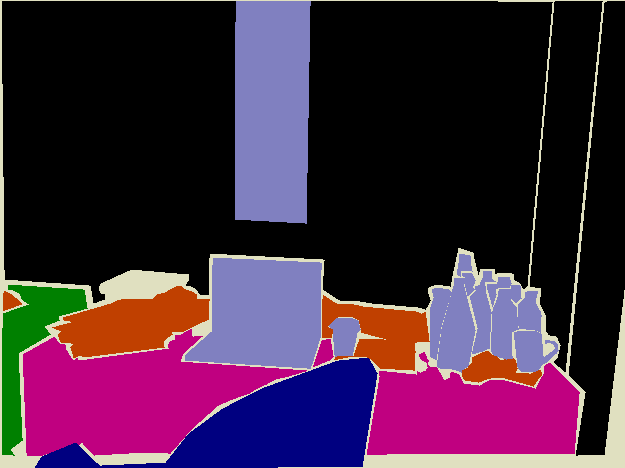
#> input picture ImageProcessing_14/000004.png, 625 x 468 px
$ python test_img_pixels_count.py
#> lines starting #> are read from the running program, lines starting #| are printed output that depends on the picture
import cv2
from PIL import Image
import numpy as np

"""
测试任务：
    1，使用opencv直接读取png图像
    2，使用opencv读取png图像，以原始的通道顺序读取PNG图像，而不进行任何颜色通道的转换
    3，使用PIL库读取png图像
    4，判断opencv读取的图像是否修改像素值

测试方案及结论：
    1，使用语义分割的mask图像，像素只有1，2，3进行测试。
        测试结果如下：
                cv_img shape:  (400, 600)
                cv_origin_img shape:  (400, 600)
                pil_img_np shape:  (400, 600)
                0
                0
                pixel_counts_png_cv1:  {1: 22938, 2: 198766, 3: 18296}
                pixel_counts_png_cv2:  {1: 22938, 2: 198766, 3: 18296}
                pixel_counts_png_pil:  {1: 22938, 2: 198766, 3: 18296}
        测试结论：
            对于像素只有1，2，3的图像，无论用什么读取结果都一样。

    2, 测试我截图的那个哥们，我使用的是PNG图片，而且是8bit的深度，但是有些图像会不变，有些会变。
        使用语义分割的mask图像，是彩色图像。
        测试结果如下：
            cv_img shape:  (468, 625)
            cv_origin_img shape:  (468, 625, 3)
            pil_img_np shape:  (468, 625)
            128589
            1
            pixel_counts_png_cv1:  {0: 163911, 15: 16626, 72: 36210, 75: 5261, 95: 12644, 135: 37681, 220: 20167}
            pixel_counts_png_cv2:  {0: 584361, 64: 12644, 128: 133459, 192: 106702, 224: 40334}
            pixel_counts_png_pil:  {0: 163911, 2: 5261, 4: 16626, 13: 36210, 25: 12644, 39: 37681, 255: 20167}
            385767

        测试结论：
            对于像素存在多个不同的pixel的话，可以看出opencv读取数据，会修改像素值。
"""


def count_pixel_values(image):
    count_res = {}
    # 统计像素值数量
    pixel_counts = np.bincount(image.flatten())
    # 显示结果
    for pixel_value, count in enumerate(pixel_counts):
        if count > 0:
            count_res[pixel_value] = count
    return count_res


# img_path = r"./Abyssinian_1.png"
img_path = r"./000004.png"

# opencv 直接读取图像（会默认转换为BGR）
cv_img = cv2.imread(img_path)
#> cv_img is the input picture: shape (468, 625, 3); mean B, G, R 61.1, 37, 64
# 因为我们知道要对比的是单通道的图像，所以先转换为灰度图
cv_img = cv2.cvtColor(cv_img, cv2.COLOR_BGR2GRAY)
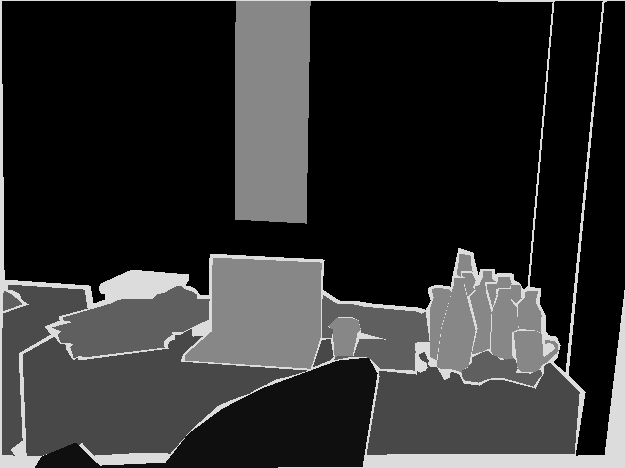
#> cv_img: shape (468, 625); min 0, max 220, mean 47.8

# opencv读取原始通道
cv_origin_img = cv2.imread(img_path, cv2.IMREAD_UNCHANGED)

# PIL 库读取image

pil_img = Image.open(img_path)
pil_img_np = np.array(pil_img)
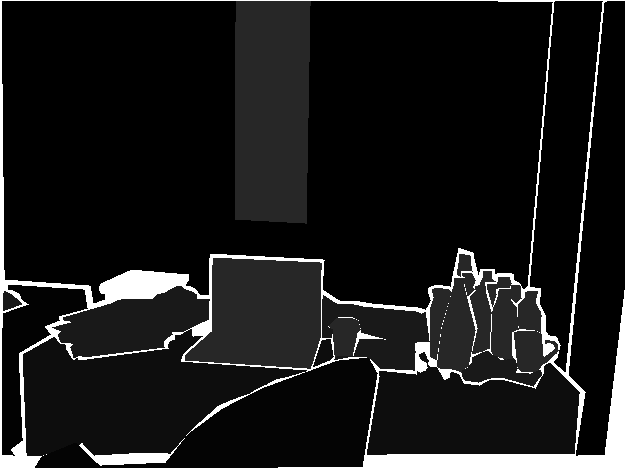
#> pil_img_np: shape (468, 625); min 0, max 255, mean 25.6
print("cv_img shape: ", cv_img.shape)
#| cv_img shape:  (468, 625)
print("cv_origin_img shape: ", cv_origin_img.shape)
#| cv_origin_img shape:  (468, 625, 3)
print("pil_img_np shape: ", pil_img_np.shape)
#| pil_img_np shape:  (468, 625)

print(np.sum(cv_img != pil_img_np))
#| 128589
#> (the run stopped early here; a loop or call above may not have finished)
